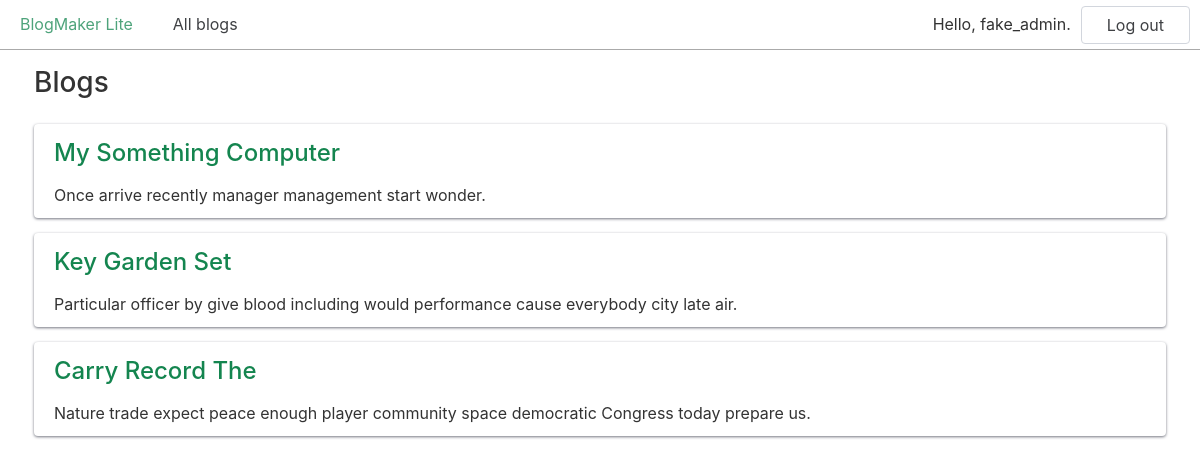
/blogs/ (signed in), run on the app's committed database.
### blogs/models.py (models this page shows, shortened)
class Blog(models.Model):
    title = models.CharField(max_length=200)
    description = models.TextField()
    date_added = models.DateTimeField(auto_now_add=True)

### blogs/views.py (the view)
# urls.py: path("blogs/", views.blogs, name="blogs"),
def blogs(request):
    all_blogs = Blog.objects.all()
    context = {"blogs": all_blogs}
    return render(request, "blogs/blogs.html", context)

### blogs/templates/blogs/blogs.html
{% extends "blogs/base.html" %}
{% block content %}
  <h2>Blogs</h2>
  {% for blog in blogs %}
    <div class="card">
      <header>
        <h3>
          <a href="{% url 'blogs:blog' blog.id %}">{{ blog.title }}</a>
        </h3>
      </header>
      <p>{{ blog.description }}</p>
    </div>
  {% empty %}
    <h3>No blogs have been added yet.</h3>
  {% endfor %}
{% endblock content %}

### blogs/templates/blogs/base.html (shortened to what this page needs)
{% load static %}
<!doctype html>
<html lang="en-US">
  <head>
    <link href="{% static 'chota.css' %}" rel="stylesheet" type="text/css">
    <link href="{% static 'custom.css' %}" rel="stylesheet" type="text/css">
  </head>
  <body>
    <nav class="nav">
      <div class="nav-left">
        <a class="active" href="{% url 'blogs:index' %}">BlogMaker Lite</a>
        <a href="{% url 'blogs:blogs' %}">All blogs</a>
      </div>
      <div class="nav-right">
        {% if user.is_authenticated %}
          <span class="is-vertical-align">
            Hello, {{ user.username }}.</span>
          <form action="{% url 'accounts:logout' %}" method="post"
              class="is-vertical-align">
            <button class="button outline">Log out</button>
          </form>
        {% else %}
          <a href="{% url 'accounts:login' %}">Log in</a>
          <a href="{% url 'accounts:register' %}">Register</a>
        {% endif %}
      </div>
    </nav>
    <div class="container">
      {% block content %}{% endblock content %}
    </div>
  </body>
</html>

### css/chota.css (style rules this page uses)
:root { --bg-color: #fff; --bg-secondary-color: #f3f3f6; --color-primary: #14854f; --color-lightGrey: #d2d6dd; --color-grey: #747681; --color-darkGrey: #3f4144; --color-error: #d43939; --color-success: #28bd14; --grid-maxWidth: 120rem; --grid-gutter: 2rem; --font-size: 1.6rem; --font-color: #333; --font-family-sans: -apple-system, "BlinkMacSystemFont", "Avenir", "Avenir Next", "Segoe UI", "Roboto", "Oxygen", "Ubuntu", "Cantarell", "Fira Sans", "Droid Sans", "Helvetica Neue", sans-serif; --font-family-mono: monaco, "Consolas", "Lucida Console", monospace; }
html { -webkit-box-sizing: border-box; box-sizing: border-box; font-size: 62.5%; line-height: 1.15; -webkit-text-size-adjust: 100%; -moz-text-size-adjust: 100%; -ms-text-size-adjust: 100%; text-size-adjust: 100%; }
*, *::before, *::after { -webkit-box-sizing: inherit; box-sizing: inherit; }
body { background-color: var(--bg-color); line-height: 1.6; font-size: var(--font-size); color: var(--font-color); font-family: "Segoe UI", "Helvetica Neue", sans-serif; font-family: var(--font-family-sans); margin: 0; padding: 0; }
h1, h2, h3, h4, h5, h6 { font-weight: 500; margin: 0.35em 0 0.7em; }
h2 { font-size: 1.75em; }
h3 { font-size: 1.5em; }
a { color: var(--color-primary); text-decoration: none; }
button { font-family: inherit; }
p { margin-top: 0; }
.container { max-width: var(--grid-maxWidth); margin: 0 auto; width: 96%; padding: 0 calc(var(--grid-gutter) / 2); }
.button, [type="button"], [type="reset"], [type="submit"], button { padding: 1rem 2.5rem; color: var(--color-darkGrey); background: var(--color-lightGrey); border-radius: 4px; border: 1px solid transparent; font-size: var(--font-size); line-height: 1; text-align: center; -webkit-transition: opacity 0.2s ease; transition: opacity 0.2s ease; text-decoration: none; -webkit-transform: scale(1); transform: scale(1); display: inline-block; cursor: pointer; }
.button.outline { background-color: transparent; border-color: var(--color-lightGrey); }
::placeholder { color: #bdbfc4; }
.nav { display: -webkit-box; display: -ms-flexbox; display: flex; min-height: 5rem; -webkit-box-align: stretch; -ms-flex-align: stretch; align-items: stretch; }
.nav-center, .nav-left, .nav-right { display: -webkit-box; display: -ms-flexbox; display: flex; -webkit-box-flex: 1; -ms-flex: 1; flex: 1; }
.nav-left { -webkit-box-pack: start; -ms-flex-pack: start; justify-content: flex-start; }
.nav-right { -webkit-box-pack: end; -ms-flex-pack: end; justify-content: flex-end; }
.nav a, .nav .brand { text-decoration: none; display: -webkit-box; display: -ms-flexbox; display: flex; -webkit-box-align: center; -ms-flex-align: center; align-items: center; padding: 1rem 2rem; color: var(--color-darkGrey); }
.nav [aria-current="page"]:not(.button), .nav .active:not(.button) { color: #000; color: var(--color-primary); }
.nav .button { margin: auto 1rem; }
.card { padding: 1rem 2rem; border-radius: 4px; background: var(--bg-color); -webkit-box-shadow: 0 1px 3px var(--color-grey); box-shadow: 0 1px 3px var(--color-grey); }
.card p:last-child { margin: 0; }
.card header > * { margin-top: 0; margin-bottom: 1rem; }
.is-vertical-align { display: -webkit-box; display: -ms-flexbox; display: flex; -webkit-box-align: center; -ms-flex-align: center; align-items: center; }

### css/custom.css (style rules this page uses)
.nav { border-bottom: 1px solid #aaa; }
.card { margin-bottom: 15px; }

### data on the page
Blog: title "My Something Computer", description "Once arrive recently manager management start wonder."
Blog: title "Key Garden Set", description "Particular officer by give blood including would performance cause everybody city late air."
Blog: title "Carry Record The", description "Nature trade expect peace enough player community space democratic Congress today prepare us."

### other printed values
{{ user.username }} "fake_admin"
